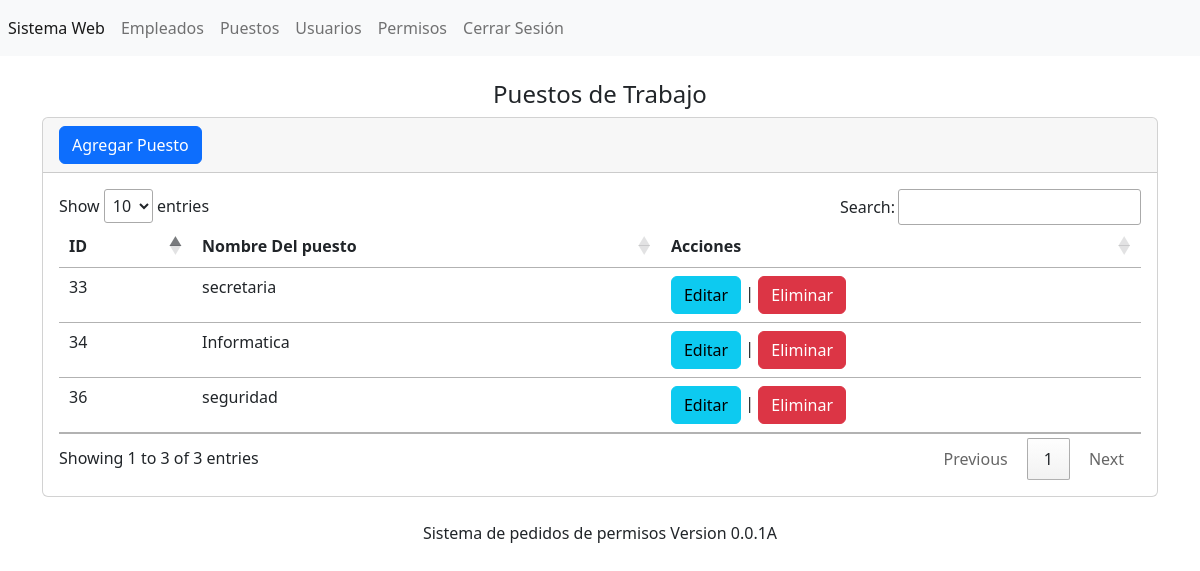
Page /secciones/puestos/index.php (signed in) on the committed database.
### tables this page shows
CREATE TABLE `tbl_puestos` (
  `id` int(11) NOT NULL,
  `nombredelpuesto` varchar(255) NOT NULL
);

### secciones/puestos/index.php (the view, shortened to what this page needs)
<?php
include("../../bd.php");
$sentencia=$conexion -> prepare ("select * from tbl_puestos");
$sentencia ->execute();
$lista_tbl_puestos=$sentencia->fetchALL(PDO::FETCH_ASSOC);
?>
<?php include("../../templates/header.php"); ?>
<br>
<center><h4>Puestos de Trabajo </h4></center>
<div class="card">
    <div class="card-header">
    <a name="id" id="id" class="btn btn-primary" href="crear.php" role="button">Agregar Puesto</a>    </div>
    <div class="card-body">
<div class="table-responsive-sm">
    <table class="table " id="tabla_id">
        <thead>
            <tr>
                <th scope="col">ID</th>
                <th scope="col">Nombre Del puesto</th>
                <th scope="col">Acciones</th>
            </tr>
        </thead>
        <tbody>
        <?php foreach($lista_tbl_puestos as $registro){?>
            <tr class="">
                <td scope="row"><?php echo $registro['id']; ?></td>
                <td><?php echo $registro['nombredelpuesto']; ?></td>
                <td>
                <a class="btn btn-info" href="editar.php?txtID=<?php echo$registro['id'] ?>" role="button">Editar </a>
                <span>|
                <a class="btn btn-danger" href="javascript:borrar(<?php echo$registro['id'] ?>);" role="button">Eliminar </a>
                </td>
            </tr>
            <?php } ?>
        </tbody>
    </table>
</div>
    </div>
</div>
<?php include("../../templates/footer.php"); ?>

### rows in the picture
tbl_puestos: id "33", nombredelpuesto "secretaria"
tbl_puestos: id "34", nombredelpuesto "Informatica"
tbl_puestos: id "36", nombredelpuesto "seguridad"
